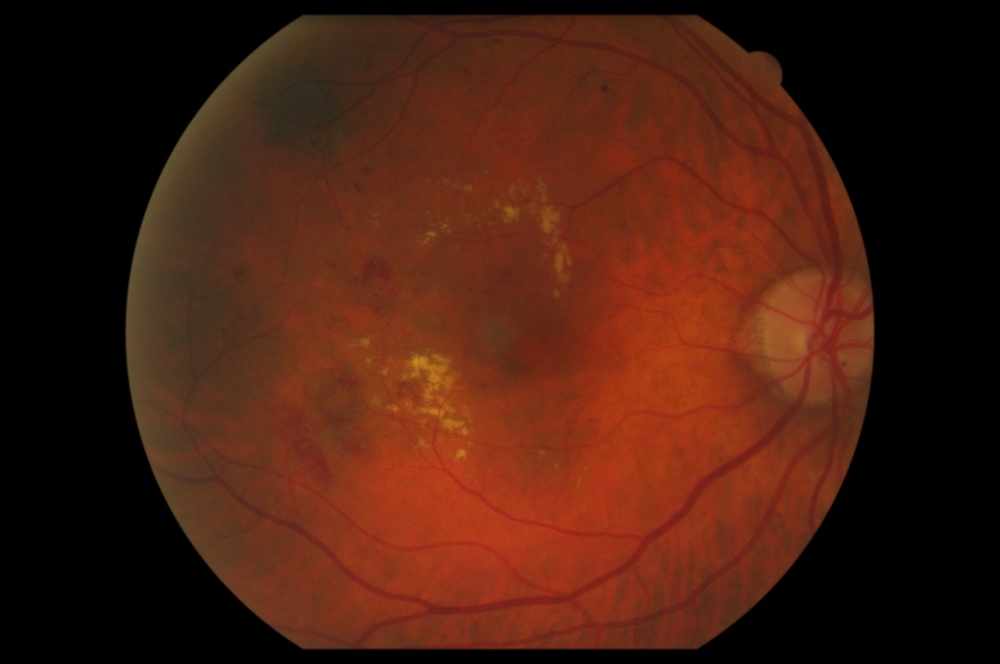
#> input picture Data/Group-1 /DR/DR_101.jpg, 1000 x 664 px, shrunk from 2048 x 1360 before the run, found by its file name; its folder holds only this picture in this run
$ python PreprocessingModule.py   (Python 2 division)   (older library calls are emulated)
#> lines starting #> are read from the running program, lines starting #| are printed output that depends on the picture; after the words box and inside, x2 and y2 are one past the last pixel; in counts of white or black regions, pixels touching at a corner belong together
#> further down, img is the input picture: shape (664, 1000, 3); mean B, G, R 16.3, 30.5, 72.1
### RetinaSegmentation_V1.02_Python/src/ProjectPkg/utils.py
'''
Created on Mar 6, 2015

@author: linhuangjing
'''
import numpy as np
import cv2

def createFlatView(array):
    '''Return 1D view of the array, to accerelate the calculation'''
    flatView = array.view()
    flatView.shape = array.size
    return flatView

# [78 lines left out: functions GetPixel, GetPatch, GetPatchesIndexList, avglight, not called in this run]


### RetinaSegmentation_V1.02_Python/src/ProjectPkg/PreprocessingModule.py
'''
Created on Mar 6, 2015

@author: linhuangjing
'''
import cv2
import numpy as np
import utils
from utils import createFlatView
import utils


def PreExudate(src):
    '''Preprocess image of exudates by estimate the Background via a Median Filter,
       Which is used for exudates preprocessing.
    '''
    # InImage=cv2.cvtColor(src,cv2.cv.CV_BGR2GRAY)
    print 'Preprocessing...'
    img=src.astype(float)
    b,g,r = cv2.split(img)
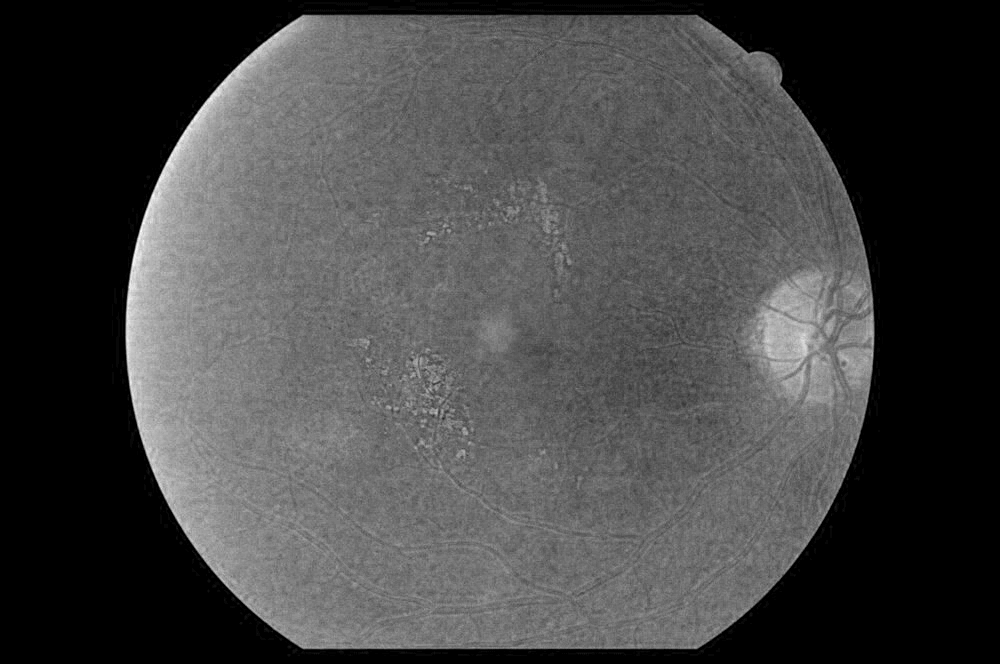
#> b: shape (664, 1000) float64; min 0, max 60, mean 16.3; drawn with min black and max white
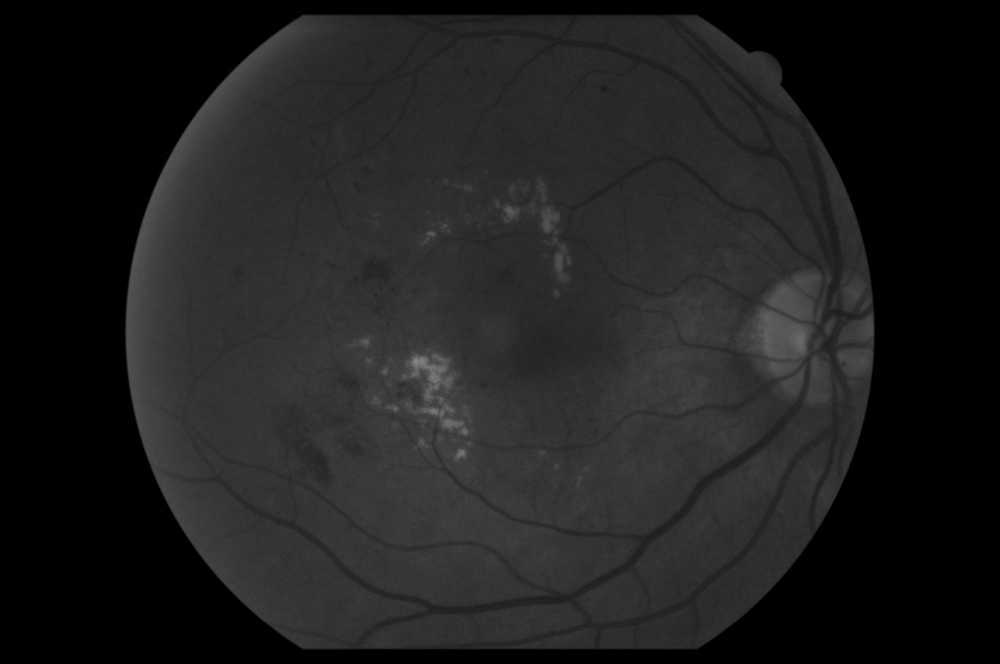
#> g: shape (664, 1000) float64; min 0, max 134, mean 30.5
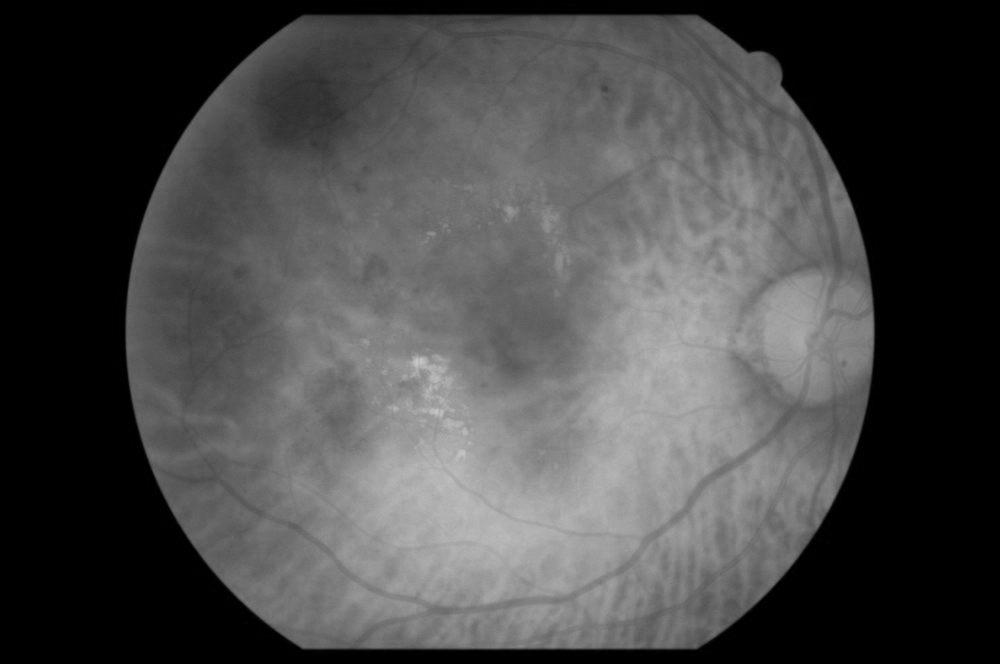
#> r: shape (664, 1000) float64; min 0, max 201, mean 72.1
    InImage = np.zeros(g.shape,g.dtype)
    cv2.addWeighted(b,0.333333,r,0.333333,0,InImage)
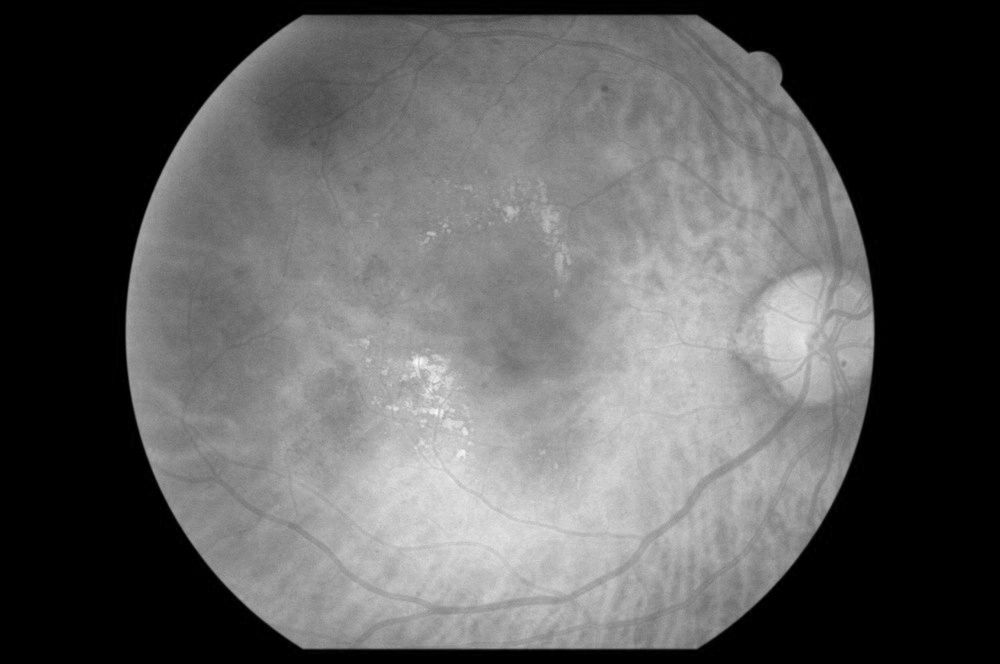
#> InImage: shape (664, 1000) float64; min 0, max 81.67, mean 29.5; drawn with min black and max white
    cv2.addWeighted(g,0.333333,InImage,1.0,0,InImage)
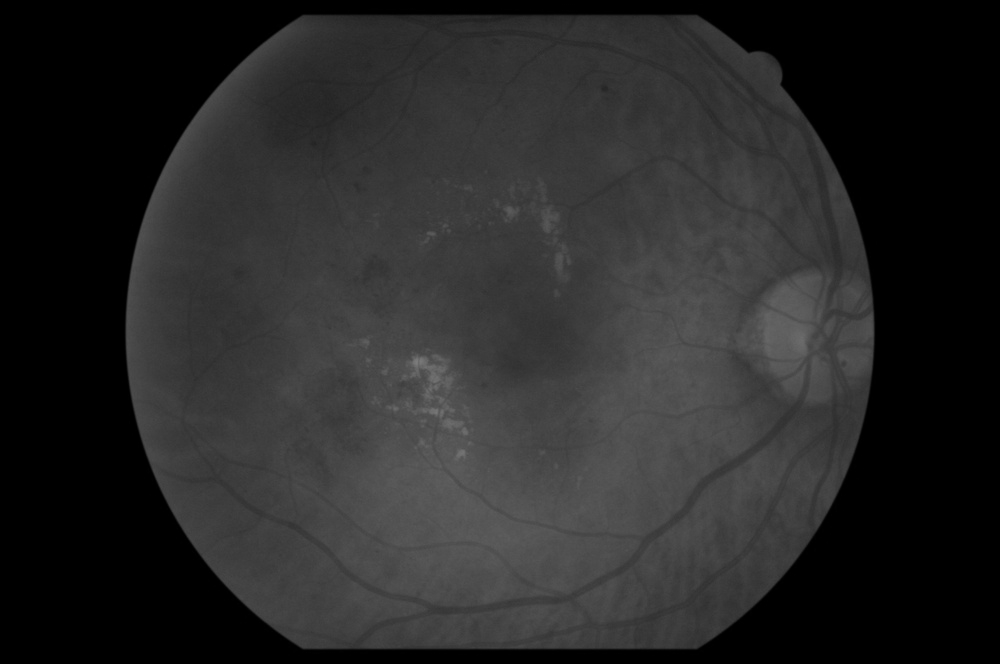
#> InImage: shape (664, 1000) float64; min 0, max 124.7, mean 39.6
#     cv2.addWeighted(b,0.5,r,0.5,0,InImage)

    wsize=img.shape[0]/30
#> wsize = 22
    if wsize%2 is 0:
        wsize=wsize+1
#> wsize = 23

    InImage = InImage.astype(np.uint8)
    bgEst = cv2.medianBlur(InImage,wsize)


    bgMask = np.zeros(bgEst.shape,bgEst.dtype)
    bgMask2 = np.zeros(bgEst.shape,bgEst.dtype)


    f_InImage = createFlatView(InImage)
    f_bgEst = createFlatView(bgEst)
    f_bgMask = createFlatView(bgMask)
#> bgMask: shape (664, 1000); every value is 0
    f_bgMask2 = createFlatView(bgMask2)

    for i in xrange(f_bgMask.size):
        if f_InImage[i]>f_bgEst[i]:
            f_bgMask[i] = f_InImage[i]
            f_bgMask2[i] = f_bgEst[i]
        else:
            f_bgMask[i] = f_bgEst[i]
            f_bgMask2[i] = f_InImage[i]


    im1 = bgMask-bgMask2
    im2 = g-bgEst
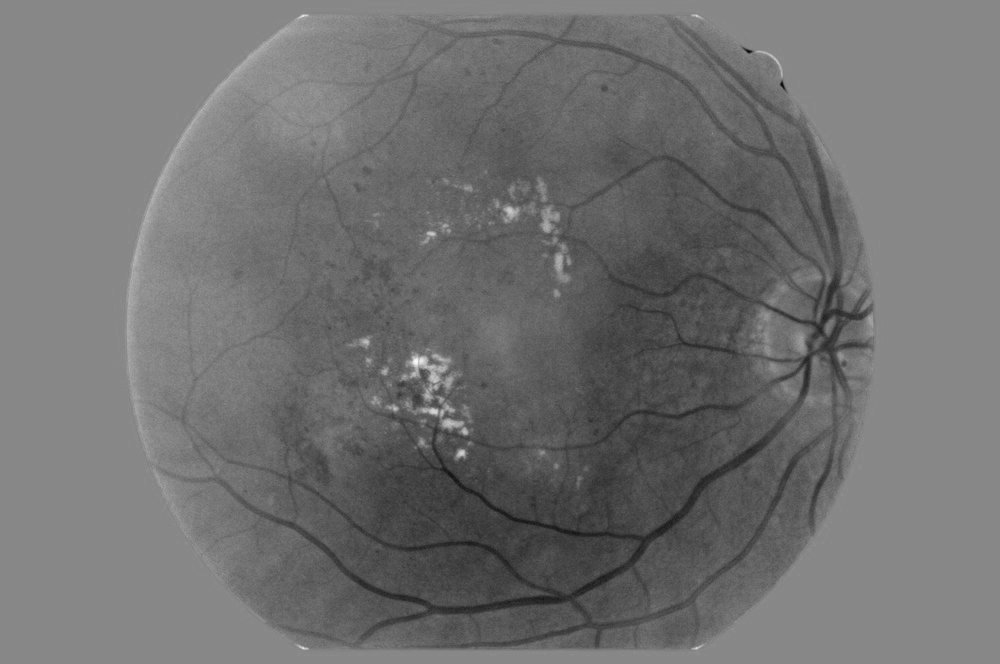
#> im2: shape (664, 1000) float64; min -53, max 47, mean -8.7; drawn with min black and max white
    dst = np.zeros(im2.shape,im2.dtype)

    f_im1 = createFlatView(im1)
    f_im2 = createFlatView(im2)
    f_dst = createFlatView(dst)
#> dst: shape (664, 1000) float64; every value is 0

    for i in xrange(f_im1.size):
        if f_im1[i]<8:
            f_im1[i] = 0
        if f_im2[i]<6:
            f_im2[i] = 0
        if f_im1[i]<f_im2[i]:
            f_dst[i] = f_im1[i]
        else:
            f_dst[i] = f_im2[i]
        if f_dst[i]>5:
            f_dst[i] = 255
        else:
            f_dst[i] = 0
    return dst


# [102 lines left out: functions PreHamor, PreHamor2, not called in this run]


if __name__=='__main__':
    for i in xrange(101,103):


        oPath = "/home/linhuangjing/Desktop/Retina_Data/Group-1/DR/DR_"
        rPath = "/home/linhuangjing/Desktop/Retina_Data/Group-1/results/Result_"

        originPath = oPath+str(i)+'.jpg'
        img = cv2.imread(originPath);

# [7 lines of commented-out code are left out]
        dst = PreExudate(img)
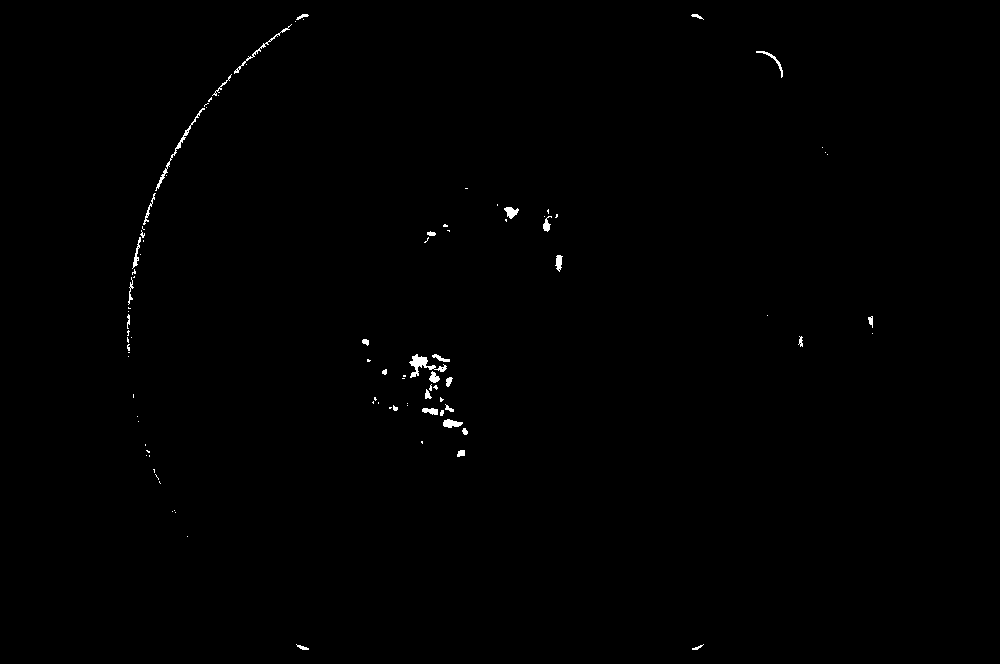
#> dst: shape (664, 1000) float64; 0.37% white; 95 white regions (63 under 20 px), largest, box (x1, y1, x2, y2) and area: (409, 354, 447, 378) 290, (155, 108, 205, 191) 227, (234, 24, 292, 74) 152
        dstPath = rPath+'dst_'+str(i)+'.jpg'
        cv2.imwrite(dstPath, dst)
#> (the run stopped early here; a loop or call above may not have finished)
